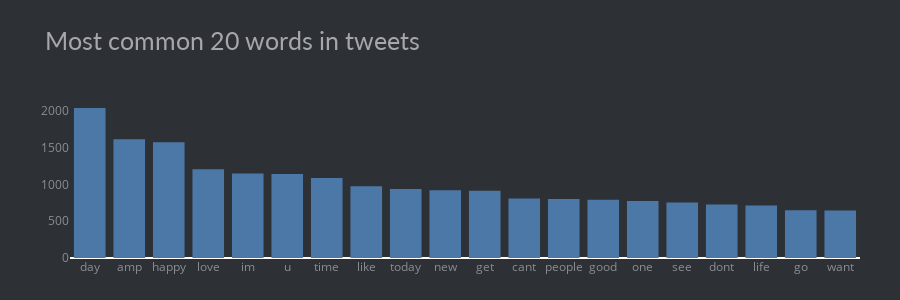

Here is the notebook cell this chart was saved with:
### Code cell
fig = px.histogram(dff[:20], x='Word', y='Frequency', height=300, 
                   title='Most common 20 words in tweets', color_discrete_sequence=px.colors.qualitative.T10)
fig.update_yaxes(showgrid=False),
fig.update_xaxes(categoryorder='total descending')
fig.update_traces(hovertemplate=None)
fig.update_layout(margin=dict(t=100, b=0, l=70, r=40),
                        hovermode="x unified",
                        xaxis_tickangle=360,
                        xaxis_title=' ', yaxis_title=" ",
                        plot_bgcolor='#2d3035', paper_bgcolor='#2d3035',
                        title_font=dict(size=25, color='#a5a7ab', family="Lato, sans-serif"),
                        font=dict(color='#8a8d93'),
                          )

### Figure 1 — Plotly figure (JSON) as saved in the notebook; plotly's stock layout.template omitted (floating-point values rounded to 4 significant figures)
{"data": [{"alignmentgroup": "True", "bingroup": "x", "histfunc": "sum", "legendgroup": "", "marker": {"color": "#4C78A8", "pattern": {"shape": ""}}, "name": "", "offsetgroup": "", "orientation": "v", "showlegend": false, "type": "histogram", "x": ["day", "amp", "happy", "love", "im", "u", "time", "like", "today", "new", "get", "cant", "people", "good", "one", "see", "dont", "life", "go", "want"], "xaxis": "x", "y": [2042, 1615, 1576, 1206, 1149, 1142, 1087, 977, 939, 921, 916, 811, 804, 792, 775, 754, 729, 713, 649, 647], "yaxis": "y"}], "layout": {"barmode": "relative", "font": {"color": "#8a8d93"}, "height": 300, "hovermode": "x unified", "legend": {"tracegroupgap": 0}, "margin": {"b": 0, "l": 70, "r": 40, "t": 100}, "paper_bgcolor": "#2d3035", "plot_bgcolor": "#2d3035", "title": {"font": {"color": "#a5a7ab", "family": "Lato, sans-serif", "size": 25}, "text": "Most common 20 words in tweets"}, "xaxis": {"anchor": "y", "categoryorder": "total descending", "domain": [0, 1], "tickangle": 0, "title": {"text": " "}}, "yaxis": {"anchor": "x", "domain": [0, 1], "showgrid": false, "title": {"text": " "}}}}
